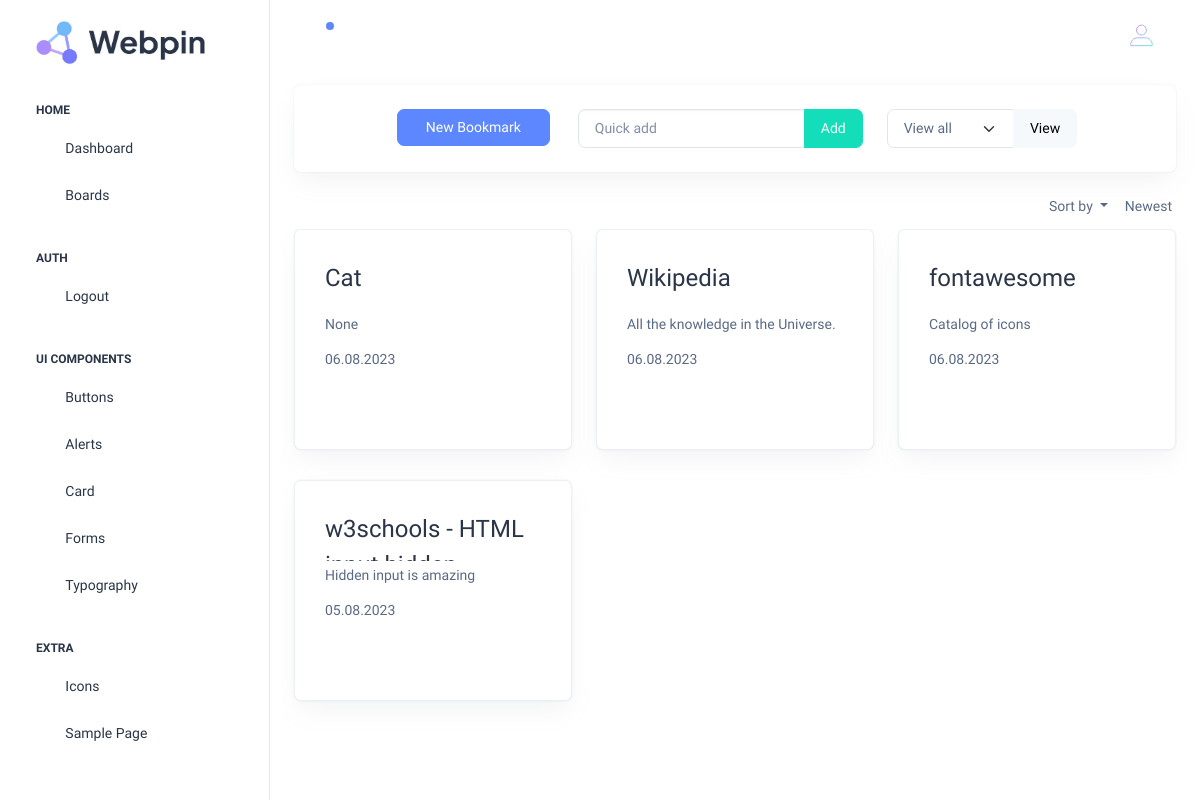
Screenshot of /bookmark_gallery (signed in) with the database file from the repository.
### bookmarks/models.py (models this page shows, shortened)
class Bookmark(models.Model):
    title = models.CharField(max_length=500, null=True, blank=False)
    address = models.CharField(max_length=1_000)
    notes = models.CharField(max_length=100_000, null=True, blank=False)
    category = models.CharField(max_length=250, null=True, blank=False)
    save_date = models.DateTimeField(auto_now_add=True)
    author = models.ForeignKey(settings.AUTH_USER_MODEL, on_delete=models.CASCADE)

### bookmarks/views.py (the view, shortened to what this page needs)
# urls.py: path('bookmark_gallery', views.bookmark_gallery, name='bookmark_gallery'),
@login_required(login_url="/login_user")
def bookmark_gallery(request):
    context = {}
    bookmarks = Bookmark.objects.filter(author=request.user.id).order_by('-save_date')
    context['bookmarks'] = bookmarks
    bookmark_list = [bookmark for bookmark in bookmarks]
    catagories = list(set([entry.category for entry in bookmark_list if entry.category != '']))
    context['catagories'] = catagories
    return render(request, 'bookmarks/bookmark_gallery.html', context)

### bookmarks/templates/bookmarks/bookmark_gallery.html (shortened to what this page needs)
{% extends 'dashboardhome/template.html' %}
{% block content %}
{% load static %}
<div class="card mb-lg-3">
  <div class="card-body p-4 ">
    <div class="row d-flex justify-content-center">
      <div class="col-lg-auto col-md-auto col-sm-12">
        <div class="row mx-1">
          <a type="button" data-bs-toggle="modal" data-bs-target="#AddBookmarkModal" class="btn btn-primary">New Bookmark</a>
        </div>
      </div>
      <div class="col-lg-auto col-md-auto col-sm-12">
        <form method=POST>
          <div class="row">
            <div class="col-auto input-group">
              <input class="form-control" type="text" name="quickaddurl" placeholder="Quick add">
              <input class="btn btn-success" type="submit" value="Add">
            </div>
          </div>
        </form>
      </div>
      <div class="col-lg-3 col-md-auto col-sm-12">
          <form method=POST>
            <div class="input-group">
              <select class="form-select" name="selected_bookmark_category">
                <option selected>View all</option>
              </select>
              <input class="btn btn-light" type="submit" name="select_category" value="View">
            </div>
          </form>
      </div>
    </div>
  </div>
</div>
<div class="row mb-1">
  <div class="container-fluid d-flex justify-content-end align-items-center">
    <form method=POST>
      <div class="dropdown">
        <button class="btn btn-outline-link dropdown-toggle" type="button" data-bs-toggle="dropdown" aria-expanded="false">
          Sort by
        </button>
      </div>
    </form>
    <span class="align-middle me-1">{% if sortby %} Oldest {% else %} Newest {% endif %}</span>
  </div>
</div>
<div class="row">
  <div class="col-12 overflow-auto">
    <div class="row">
      {% if bookmarks %}{% for bookmark in bookmarks %}
      <div class="col-md-4">
          <div class="card border">
            <div class="card-body">
              <div class="row mb-1">
                <div class="col-auto overflow-hidden" style="height: 50px;">
                  <span>
                    <a href="{{bookmark.address}}" class="card-title fs-7 " target="_blank" rel="noopener noreferrer" >
                      {{bookmark.title}}
                    </a>
                  </span>
                </div>
              </div>
              {% if bookmark.notes == None %}
                <p class="card-text overflow-hidden" style="height: 25px; ">...</p>
              {% else %}
                <p class="card-text overflow-hidden" style="height: 25px; ">{{bookmark.notes}}</p>
              {% endif %}
              <h6 class="card-subtitle text-muted me-1 mb-3">{{bookmark.save_date|date:"d.m.Y"}}</h6>
              <div class="row">
                <div class="col-auto">
                  <a type="button" data-bs-toggle="modal" data-bs-target="#EditBookmarkModal{{ bookmark.id }}" class="card-title"><i class="ti ti-edit fs-7 me-2"></i></a>
                  <a type="button" data-bs-toggle="modal" data-bs-target="#DeleteBookmarkModal{{ bookmark.id }}" class="card-title"><i class="ti ti-trash fs-7"></i></a>
                </div>
              </div>
            </div>
          </div>
      </div>
      {% endfor %}{% endif %}
    </div>
  </div>
{% endblock %}

### rows the page displays
Bookmark: title "Cat", notes "None", save_date "06.08.2023"
Bookmark: title "Wikipedia", notes "All the knowledge in the Universe.", save_date "06.08.2023"
Bookmark: title "fontawesome", notes "Catalog of icons", save_date "06.08.2023"
Bookmark: title "w3schools - HTML…", notes "Hidden input is amazing", save_date "05.08.2023"
